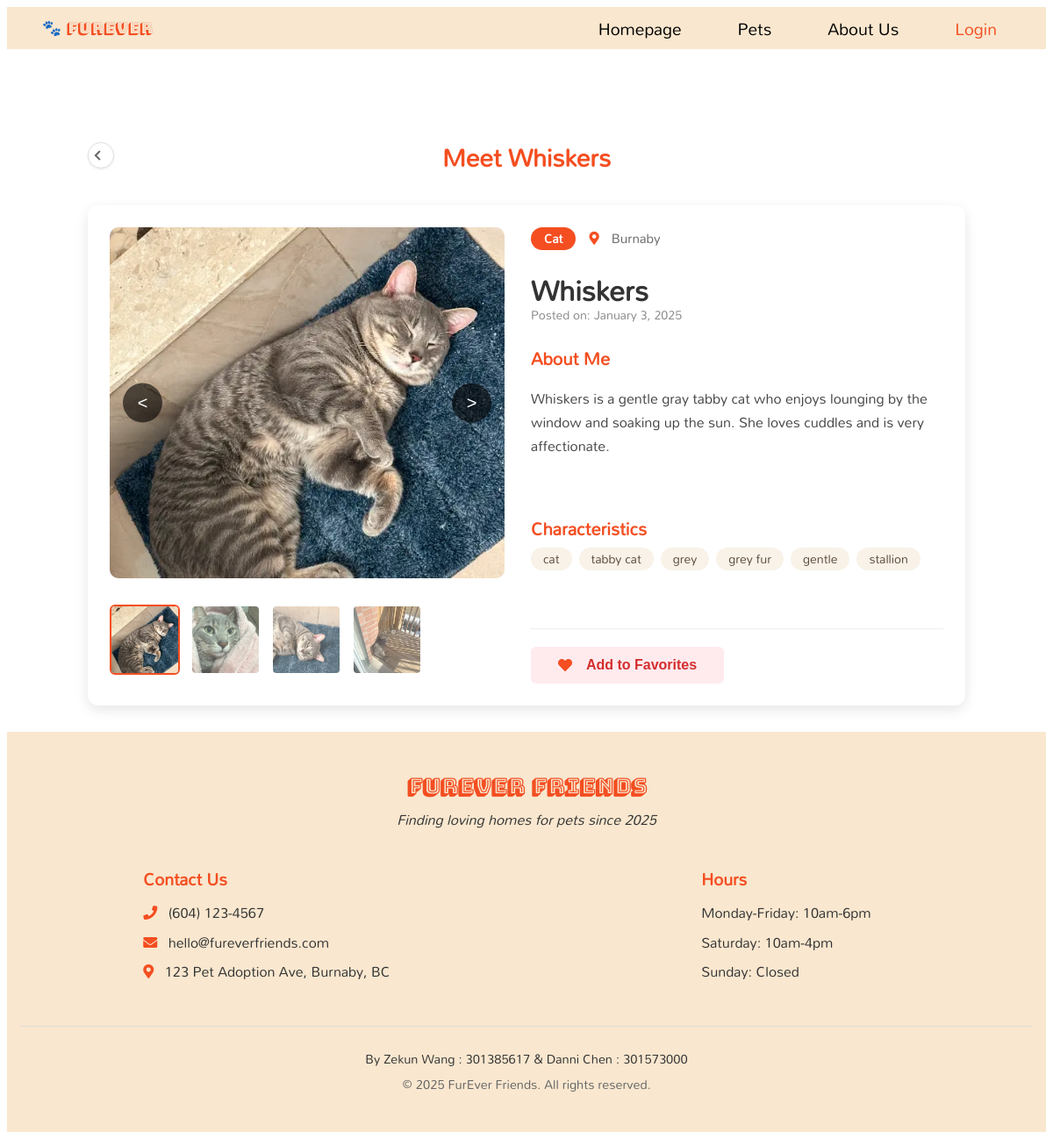
Page /public/pages/pet_information.php?edit=10001 on the committed database.
### tables this page shows
CREATE TABLE `pet` (
  `pet_id` int(5) NOT NULL,
  `pet_name` varchar(20) NOT NULL,
  `location` varchar(50) NOT NULL,
  `pet_type` varchar(20) NOT NULL,
  `post_date` date NOT NULL,
  `description` text NOT NULL,
  `status` varchar(20) NOT NULL
);

CREATE TABLE `tags` (
  `tag_id` int(5) NOT NULL,
  `content` varchar(20) NOT NULL
);

### public/pages/pet_information.php (the view, shortened to what this page needs)
<?php require_once("../../private/functions/initialization.php") ?>
<?php
require_once(ROOT_PATH . SHARED_PATH . '/header.php');
if(isset($_GET['edit'])){
    $id = $_GET['edit'];
} elseif (isset($_SESSION['pet_id'])) {
    $id = $_SESSION['pet_id'];
}
$user_type = 'adopter';
$general_query = "SELECT * FROM pet WHERE pet_id = ".$id;
$select_result = mysqli_query($connection, $general_query);
$image_query = "SELECT images FROM pet_images WHERE pet_id = $id";
$image_result = mysqli_query($connection, $image_query);
$images = [];
if ($image_result && mysqli_num_rows($image_result) > 0) {
    while ($img_row = mysqli_fetch_assoc($image_result)) {
        $images[] = htmlspecialchars($img_row['images']);
    }
}
if(mysqli_num_rows($select_result) != 0):
    $pet = mysqli_fetch_assoc($select_result);
?>
    <main class="pet-profile-container">
    <div class="title-container">
        <?php
            $previous_page = isset($_SERVER['HTTP_REFERER']) ? $_SERVER['HTTP_REFERER'] : PUBLIC_PATH . '/pages/homepage.php';
        ?>
        <a href="<?php echo htmlspecialchars($previous_page); ?>" class="minimal-back-btn" aria-label="Go back to the previous page">
            <i class="fas fa-chevron-left"></i>
        </a>
        <h1 class="pet-profile-title">Meet <?php echo htmlspecialchars($pet['pet_name']); ?></h1>
    </div>
        <div class="pet-card">
            <div class="image-gallery-container">
                <div class="main-image-container">
                    <img src="../../public/images/petimages/<?php echo htmlspecialchars($images[0])?>"
                        alt="<?php echo $pet['pet_name'];?>"
                        class="main-image active"
                        data-index="0">
                    <button class="image-nav prev" aria-label="Previous image">&lt;</button>
                    <button class="image-nav next" aria-label="Next image">&gt;</button>
                </div>
                <div class="thumbnail-gallery">
                    <?php foreach ($images as $index => $img): ?>
                        <img src="../../public/images/petimages/<?php echo htmlspecialchars($img); ?>"
                            alt="Thumbnail <?php echo $index + 1; ?>"
                            class="thumbnail <?php echo $index === 0 ? 'active' : ''; ?>"
                            data-index="<?php echo $index; ?>">
                    <?php endforeach; ?>
                </div>
            </div>
            <div class="pet-details">
                <div class="pet-meta">
                    <span class="pet-type"><?php echo ucfirst($pet['pet_type']); ?></span>
                    <span class="pet-location"><i class="fas fa-map-marker-alt"></i> <?php echo $pet['location']; ?></span>
                </div>
                <div class="pet-info">
                    <h2><?php echo $pet['pet_name']; ?></h2>
                    <p class="pet-post-date">Posted on: <?php echo date('F j, Y', strtotime($pet['post_date'])); ?></p>
                    <div class="pet-description">
                        <h3>About Me</h3>
                        <p><?php echo nl2br(htmlspecialchars($pet['description'])); ?></p>
                    </div>
                </div>
                <?php
                $tag_query = "SELECT tags.content FROM tags LEFT JOIN pet_tags ON pet_tags.tag_id = tags.tag_id WHERE pet_tags.pet_id = ".$id;
                $tag_result = mysqli_query($connection, $tag_query);
                if(mysqli_num_rows($tag_result) > 0): ?>
                    <div class="pet-tags">
                        <h3>Characteristics</h3>
                        <div class="tags-container">
                            <?php while($tag = mysqli_fetch_assoc($tag_result)): ?>
                                <span class="tag"><?php echo $tag['content']; ?></span>
                            <?php endwhile; ?>
                        </div>
                    </div>
                <?php endif; ?>
                <?php
                    if($user_type == 'adopter'){
                        echo '<div class="pet-actions">
                            <form action="../../private/functions/add_favorite.php" method="post" class="action-form">
                                <button type="submit" class="btn-favorite">
                                    <i class="fas fa-heart"></i> Add to Favorites
                                </button>
                            </form>';
                    }
                ?>
            </div>
        </div>
    </main>
<?php else: ?>
    <div class="error">No pet found with this ID</div>
<?php endif; ?>
<?php require_once(ROOT_PATH . SHARED_PATH.'/footer.php'); ?>
</body>
</html>

### public/css/header.css (style rules this page uses)
* { box-sizing: border-box; }
body { font-family: 'Mandali', Verdana, sans-serif; line-height: 1; }
a { text-decoration: none; color: black; }

### public/css/pet_information.css (style rules this page uses)
.title-container { position: relative; display: flex; align-items: center; justify-content: center; margin-bottom: 25px; }
.minimal-back-btn { position: absolute; left: 0; width: 30px; height: 30px; display: flex; align-items: center; justify-content: center; color: #666; border-radius: 50%; text-decoration: none; font-size: 13px; transition: all 0.2s ease; border: 1px solid #e0e0e0; box-shadow: 0 1px 3px rgba(0,0,0,0.1); text-align: center; }
.minimal-back-btn i { color: #666; }
.pet-profile-container { width: 1000px; margin: 30px auto; position: relative; padding-top: 60px; }
.pet-profile-title { color: #f44e21; text-align: center; margin-bottom: 1rem; font-size: 28px; font-weight: bold; }
.pet-card { display: flex; background: white; border-radius: 12px; box-shadow: 0 5px 15px rgba(0,0,0,0.1); padding: 25px; gap: 30px; }
.image-gallery-container { width: 450px; display: flex; flex-direction: column; }
.main-image-container { position: relative; width: 100%; height: 400px; margin-bottom: 20px; overflow: hidden; border-radius: 10px; background: #f8f8f8; }
.main-image { width: 100%; height: 100%; object-fit: cover; display: none; }
.main-image.active { display: block; }
.image-nav { position: absolute; top: 50%; transform: translateY(-50%); background: rgba(0,0,0,0.6); color: white; border: none; width: 45px; height: 45px; border-radius: 50%; font-size: 20px; cursor: pointer; z-index: 10; transition: background 0.2s; }
.prev { left: 15px; }
.next { right: 15px; }
.thumbnail-gallery { display: flex; gap: 12px; padding: 10px 0; overflow-x: auto; height: 100px; }
.thumbnail { width: 80px; height: 80px; object-fit: cover; border-radius: 6px; cursor: pointer; opacity: 0.7; border: 2px solid transparent; transition: all 0.2s; }
.thumbnail.active { opacity: 1; border-color: #f44e21; }
.pet-details { flex: 1; min-width: 0; display: flex; flex-direction: column; }
.pet-meta { display: flex; gap: 15px; margin-bottom: 20px; align-items: center; }
.pet-type { background: #f44e21; color: white; padding: 6px 15px; border-radius: 20px; font-weight: bold; font-size: 14px; text-transform: capitalize; }
.pet-location { display: flex; align-items: center; gap: 6px; color: #666; font-size: 15px; }
.pet-info h2 { color: #333; font-size: 32px; margin: 10px 0 5px; }
.pet-post-date { color: #888; margin: 0 0 25px; font-size: 14px; }
.pet-description { margin: 25px 0; line-height: 1.7; color: #444; }
.pet-description h3 { color: #f44e21; margin-bottom: 12px; font-size: 20px; }
.pet-tags { margin: 25px 0; }
.pet-tags h3 { color: #f44e21; margin-bottom: 12px; font-size: 20px; }
.tags-container { display: flex; flex-wrap: wrap; gap: 8px; }
.tag { background: #f9f2e8; padding: 6px 14px; border-radius: 20px; font-size: 14px; color: #5a4a3a; }
.pet-actions { display: flex; gap: 15px; margin-top: auto; padding-top: 20px; border-top: 1px solid #eee; }
.btn-favorite, .btn-apply { width: 220px; padding: 12px; border: none; border-radius: 6px; font-weight: bold; cursor: pointer; display: flex; align-items: center; justify-content: center; gap: 8px; font-size: 16px; transition: all 0.2s; }
.btn-favorite { background: #ffebee; color: #d32f2f; }

### public/css/footer.css (style rules this page uses)
.fas { margin-right: 0.5rem; color: #f44e21; }

### rows in the picture
pet: pet_name "Whiskers", pet_name (picture), pet_type "Cat", location "Burnaby", post_date "January 3, 2025", description "Whiskers is a gentle gray tabby cat who enjoys lounging by the window and soaking up the sun. She loves cuddles and is very affectionate."
tags: content "cat"
tags: content "tabby cat"
tags: content "grey"
tags: content "grey fur"
tags: content "gentle"
tags: content "stallion"
